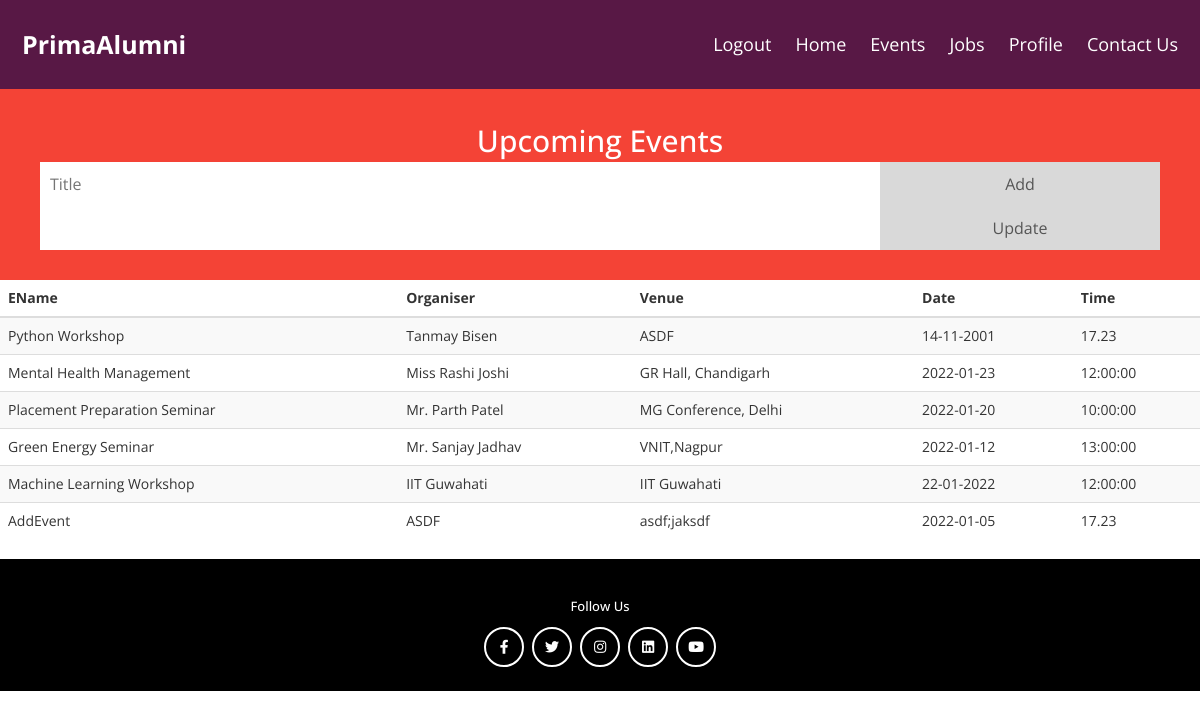
The page /EventDetails.php (signed in) on the database its author committed.
### tables this page shows
CREATE TABLE IF NOT EXISTS `events` (
  `Ename` varchar(80) NOT NULL,
  `Organiser` varchar(100) NOT NULL,
  `Venue` varchar(50) NOT NULL,
  `Date` text NOT NULL,
  `Time` text NOT NULL,
  PRIMARY KEY (`Ename`)
);

### EventDetails.php (the view, shortened to what this page needs)
<!DOCTYPE html>
<html lang="en">
<head>
  <link rel="stylesheet" href="https://maxcdn.bootstrapcdn.com/bootstrap/3.4.1/css/bootstrap.min.css">
  <link rel="stylesheet" href="style.css">
  <link rel="stylesheet" href="https://cdnjs.cloudflare.com/ajax/libs/font-awesome/5.13.1/css/all.min.css">
</head>
</head>
<body>
<div class="header">
  <a href="#default" class="logo">PrimaAlumni</a>
  <div class="header-right">
    <a id="logout" href="./logout.php">Logout</a>
    <a id="welcome" href="./welcome.php">Home</a>
    <a href="./EventDetails.php">Events</a>
    <a href="./jobsDetails.php">Jobs</a>
    <a href="./personal.php">Profile</a>
    <a href="./index.php">Contact Us</a>
  </div>
</div>
<div id="myDIV" class="headerr">
  <h2 style="margin:5px">Upcoming Events</h2>
  <input type="text" id="myInput" placeholder="Title">
  <span onclick="window.location.href='eventadd.php'" class="addBtn">Add</span>
  <input type="text" id="myInput" placeholder="">
  <span onclick="window.location.href='eventupdate.php'" class="addBtn">Update</span>
</div>
    <table class="table table-striped" >
        <thead>
          <tr>
            <th scope="col">EName</th>
            <th scope="col">Organiser</th>
            <th scope="col">Venue</th>
            <th scope="col">Date</th>
            <th scope="col">Time</th>
          </tr>
        </thead>
        <tbody>
            <?php
            if(isset($_SESSION['loggedin']) || $_SESSION['loggedin']==true)
            {
              $server = "localhost";
              $user = "root";
              $password = "";
              $database = "users";
              $con = mysqli_connect($server, $user, $password, $database);
              $sql = "SELECT * FROM events ";
              $result = $con->query($sql);
              if ($result->num_rows > 0)
              {
                while($row = $result->fetch_assoc())
                {
                  echo '
                        <tr>
                            <td>'.$row['Ename'].'</td>
                            <td>'.$row['Organiser'].'</td>
                            <td>'.$row['Venue'].'</td>
                            <td>'.$row['Date'].'</td>
                            <td>'.$row['Time'].'</td>
                        </tr>
                  ';
                }
              }
            }
            ?>
        </tbody>
    </table>
    <div class = "contact-footer">
        <h3>Follow Us</h3>
        <div class = "social-links">
          <a href = "https://www.facebook.com/PrimaThink" class = "fab fa-facebook-f"></a>
          <a href = "https://twitter.com/primathink" class = "fab fa-twitter"></a>
          <a href = "https://www.instagram.com/primathink/?hl=en" class = "fab fa-instagram"></a>
          <a href = "https://www.linkedin.com/company/primathink/" class = "fab fa-linkedin"></a>
          <a href = "https://www.youtube.com/channel/UCwHxDlYzwlFpl-hZ_WwJ6Vw" class = "fab fa-youtube"></a>
        </div>
      </div>
  </body>
</html>

### style.css (style rules this page uses)
* { box-sizing: border-box; padding: 0; margin: 0; }
body { font-family: 'Open Sans', sans-serif; line-height: 1.5; }
.contact-footer { padding: 2rem 0; background: #000; }
.contact-footer h3 { font-size: 1.3rem; color: #fff; margin-bottom: 1rem; text-align: center; }
.social-links { display: flex; justify-content: center; }
.social-links a { text-decoration: none; width: 40px; height: 40px; color: #fff; border: 2px solid #fff; border-radius: 50%; display: flex; justify-content: center; align-items: center; margin: 0.4rem; transition: all 0.4s ease; }
.header { overflow: hidden; background-color:#581845; padding: 20px 10px; }
.header a { float: left; color: white; text-align: center; padding: 12px; text-decoration: none; font-size: 18px; line-height: 25px; border-radius: 4px; }
.header a.logo { font-size: 25px; font-weight: bold; }
.header-right { float: right; }

### EventDetails.php (style rules this page uses)
body { margin: 0; min-width: 250px; }
* { box-sizing: border-box; }
.headerr { background-color: #f44336; padding: 30px 40px; color: white; text-align: center; }
.headerr:after { content: ""; display: table; clear: both; }
input { margin: 0; border: none; border-radius: 0; width: 75%; padding: 10px; float: left; font-size: 16px; }
.addBtn { padding: 10px; width: 25%; background: #d9d9d9; color: #555; float: left; text-align: center; font-size: 16px; cursor: pointer; transition: 0.3s; border-radius: 0; }
.contact-footer { padding: 2rem 0; background: #000; }
.contact-footer h3 { font-size: 1.3rem; color: #fff; margin-bottom: 1rem; text-align: center; }

### rows shown on the page
events: Ename "Python Workshop", Organiser "Tanmay Bisen", Venue "ASDF", Date "14-11-2001", Time "17.23"
events: Ename "Mental Health Management", Organiser "Miss Rashi Joshi", Venue "GR Hall, Chandigarh", Date "2022-01-23", Time "12:00:00"
events: Ename "Placement Preparation Seminar", Organiser "Mr. Parth Patel", Venue "MG Conference, Delhi", Date "2022-01-20", Time "10:00:00"
events: Ename "Green Energy Seminar", Organiser "Mr. Sanjay Jadhav", Venue "VNIT,Nagpur", Date "2022-01-12", Time "13:00:00"
events: Ename "Machine Learning Workshop", Organiser "IIT Guwahati", Venue "IIT Guwahati", Date "22-01-2022", Time "12:00:00"
events: Ename "AddEvent", Organiser "ASDF", Venue "asdf;jaksdf", Date "2022-01-05", Time "17.23"
